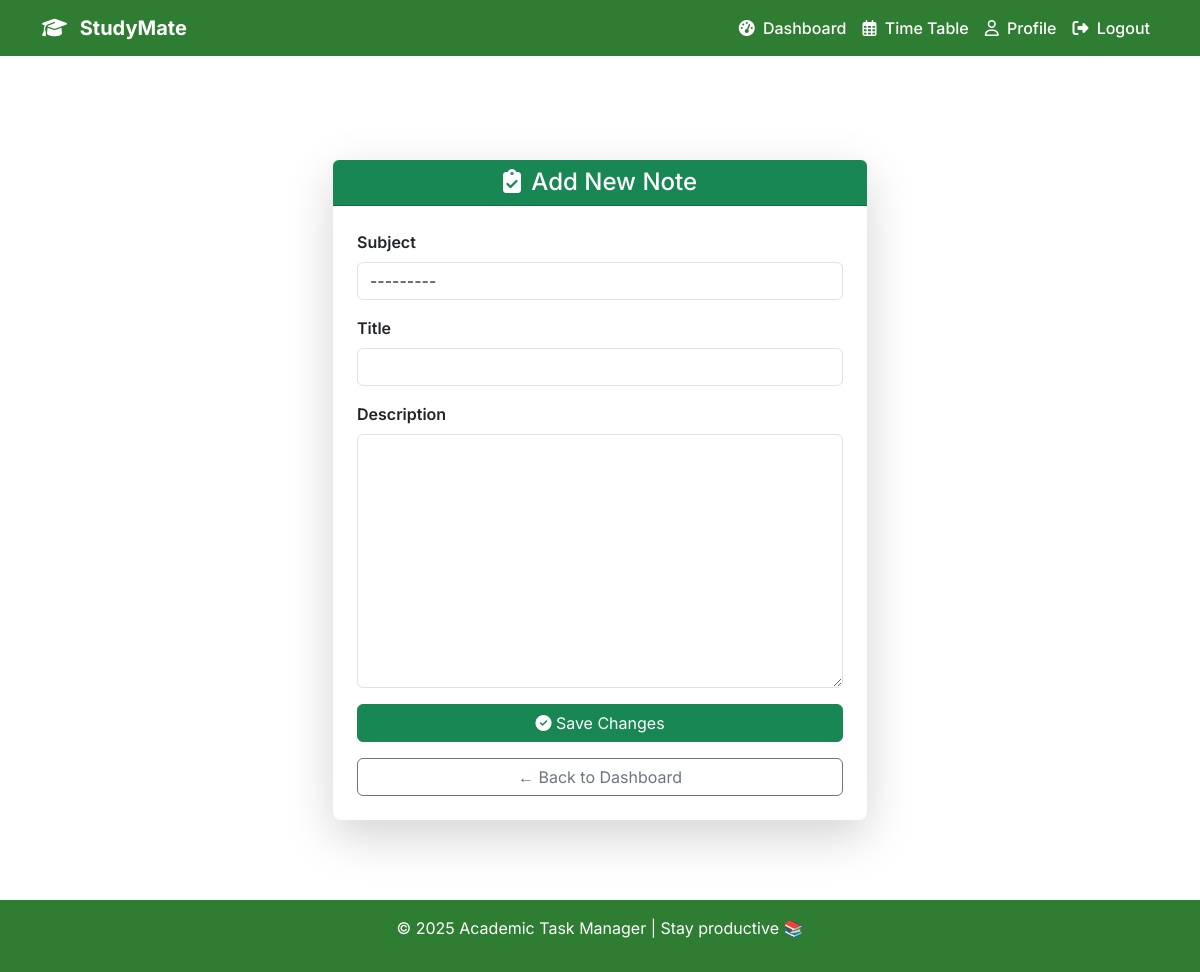
The app's page /learnings/update/4/ (signed in), older data.
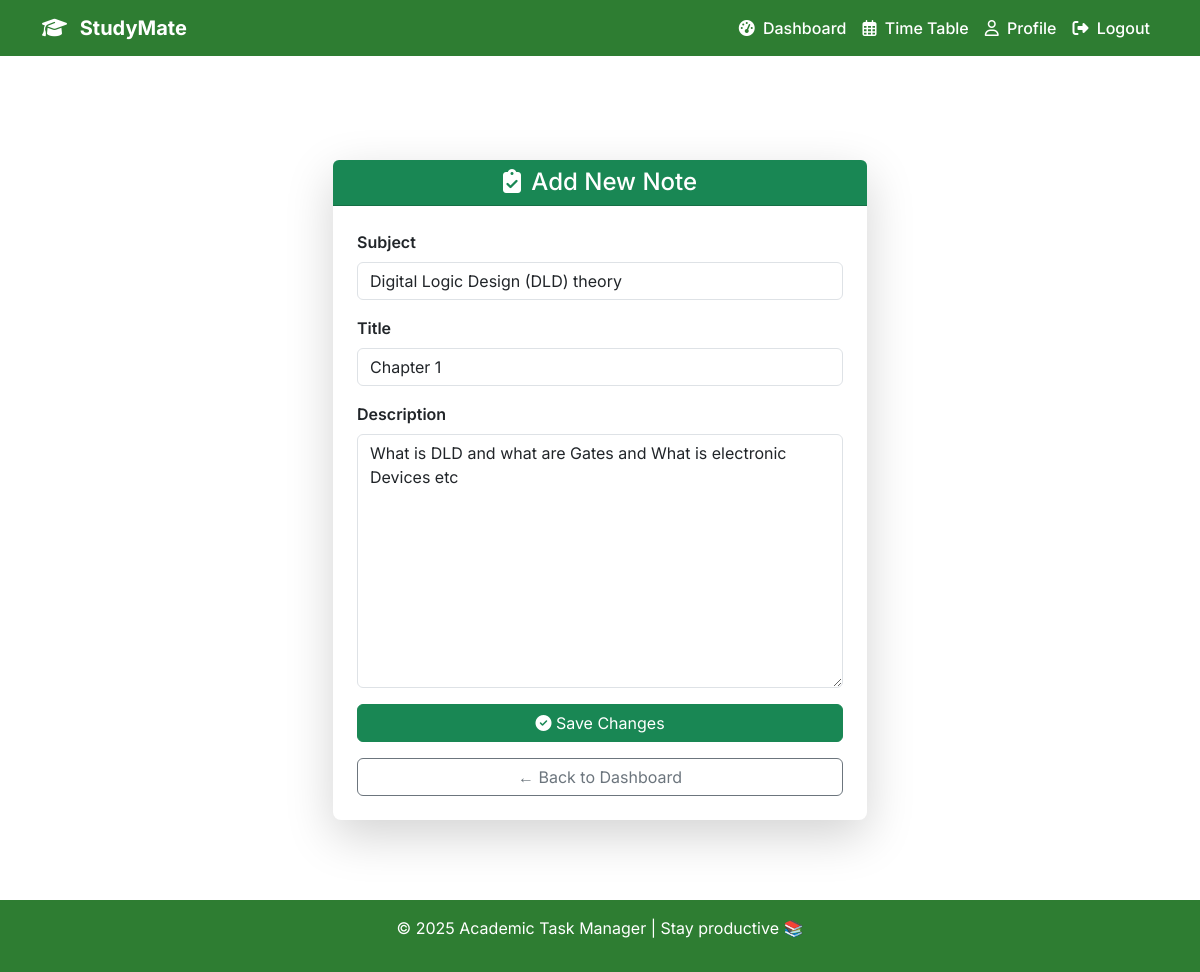
The same page, newer data.
### academy/models.py (models this page shows, shortened)
class LearningItem(models.Model):
    user = models.ForeignKey(settings.AUTH_USER_MODEL, on_delete=models.CASCADE)
    subject = models.ForeignKey(Subject, on_delete=models.CASCADE, related_name="learning_items")
    title = models.CharField(max_length=250)
    description = models.TextField(blank=True, null=True)
    created_at = models.DateTimeField(auto_now_add=True)
    updated_at = models.DateTimeField(auto_now=True)

### academy/views.py (the view)
# urls.py: path("learnings/update/<int:pk>/", add_or_update_learningItem, name="update_item"),  # update
@login_required
def add_or_update_learningItem(request, pk=None):
    item = LearningItem.objects.filter(pk=pk, user=request.user).first() if pk else None
    if request.method == "POST":
        form = LearningItemForm(request.POST, instance=item, user=request.user)
        if form.is_valid():
            learning_item = form.save(commit=False)
            learning_item.user = request.user  # link user automatically
            learning_item.save()
            return redirect("student_dashboard")
    else:
        form = LearningItemForm(instance=item, user=request.user)
    return render(request, "learning_form.html", {"form": form})

### academy/forms.py
class LearningItemForm(forms.ModelForm):
    class Meta:
        model = LearningItem
        fields = ["subject", "title", "description"]  # exclude 'user'
    def __init__(self, *args, **kwargs):
        self.user = kwargs.pop("user")
        super().__init__(*args, **kwargs)
        self.fields["subject"].queryset = Subject.objects.filter(semester=self.user.semester)
        for field_name, field in self.fields.items():
            field.widget.attrs.update({"class": field_name})

### academy/models.py (called while the page is built)
    def __str__(self):
        return self.name

### templates/learning_form.html (shortened to what this page needs)
{% extends "base.html" %}
{% load widget_tweaks %}
{% block content %}
<div class="container py-5">
    <div class="row justify-content-center">
        <div class="col-lg-6 col-md-8">
            <div class="card shadow-lg border-0 rounded-3">
                <div class="card-header bg-success text-white text-center rounded-top">
                    <h4 class="mb-0">
                        {% if task_id %}Update Notes{% else %}<i class="fa-solid fa-clipboard-check text-accent me-1"></i> Add New Note{% endif %}
                    </h4>
                </div>
                <div class="card-body p-4">
                    <form method="post" novalidate>
                        {% for field in form %}
                            <div class="mb-3">
                                <label for="{{ field.id_for_label }}" class="form-label fw-semibold">
                                    {{ field.label }}
                                </label>
                                {{ field|add_class:"form-control" }}
                            </div>
                        {% endfor %}
            <div class="d-grid gap-3">
    <button type="submit" class="btn btn-success btn-md">
        <i class="fa-solid fa-circle-check"></i> Save Changes
    </button>
    <a href="{% url 'student_dashboard' %}" class="btn btn-outline-secondary btn-md">
        ← Back to Dashboard
    </a>
</div>
        </div>
    </div>
</div>
{% endblock %}

Row changes from the older to the newer data that the page shows:
added LearningItem: form "Digital Logic Design (DLD) theory" "Chapter 1" "What is DLD and what are Gates and What is electronic Devices etc"
